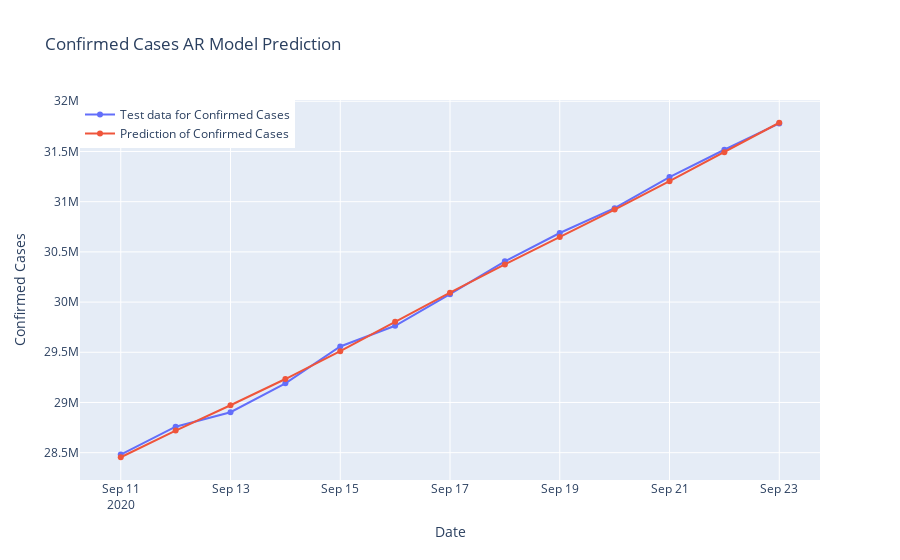

Here is the notebook cell this chart was saved with:
### Code cell
#Making the AR model predictions using test data

fig = go.Figure()
fig.add_trace(go.Scatter(x = model_test.index, y = model_test["Confirmed"],
                    mode = 'lines + markers', name = "Test data for Confirmed Cases",))
fig.add_trace(go.Scatter(x = model_test.index, y = y_pred["AR Model Prediction"],
                    mode = 'lines + markers', name = "Prediction of Confirmed Cases",))
fig.update_layout(title = "Confirmed Cases AR Model Prediction",
                 xaxis_title = "Date", yaxis_title = "Confirmed Cases", legend = dict(x = 0, y = 1, traceorder = "normal"))
fig.show()

### Figure 1 — Plotly figure (JSON) as saved in the notebook; plotly's stock layout.template omitted (floating-point values rounded to 4 significant figures)
{"data": [{"mode": "lines+markers", "name": "Test data for Confirmed Cases", "type": "scatter", "x": ["2020-09-11T00:00:00", "2020-09-12T00:00:00", "2020-09-13T00:00:00", "2020-09-14T00:00:00", "2020-09-15T00:00:00", "2020-09-16T00:00:00", "2020-09-17T00:00:00", "2020-09-18T00:00:00", "2020-09-19T00:00:00", "2020-09-20T00:00:00", "2020-09-21T00:00:00", "2020-09-22T00:00:00", "2020-09-23T00:00:00"], "y": [28481413, 28759036, 28902753, 29190841, 29557942, 29764055, 30078889, 30406197, 30688150, 30935011, 31245797, 31517087, 31779835]}, {"mode": "lines+markers", "name": "Prediction of Confirmed Cases", "type": "scatter", "x": ["2020-09-11T00:00:00", "2020-09-12T00:00:00", "2020-09-13T00:00:00", "2020-09-14T00:00:00", "2020-09-15T00:00:00", "2020-09-16T00:00:00", "2020-09-17T00:00:00", "2020-09-18T00:00:00", "2020-09-19T00:00:00", "2020-09-20T00:00:00", "2020-09-21T00:00:00", "2020-09-22T00:00:00", "2020-09-23T00:00:00"], "y": [28450000.0, 28720000.0, 28970000.0, 29230000.0, 29510000.0, 29800000.0, 30090000.0, 30380000.0, 30650000.0, 30920000.0, 31200000.0, 31490000.0, 31790000.0]}], "layout": {"legend": {"traceorder": "normal", "x": 0, "y": 1}, "title": {"text": "Confirmed Cases AR Model Prediction"}, "xaxis": {"title": {"text": "Date"}}, "yaxis": {"title": {"text": "Confirmed Cases"}}}}
